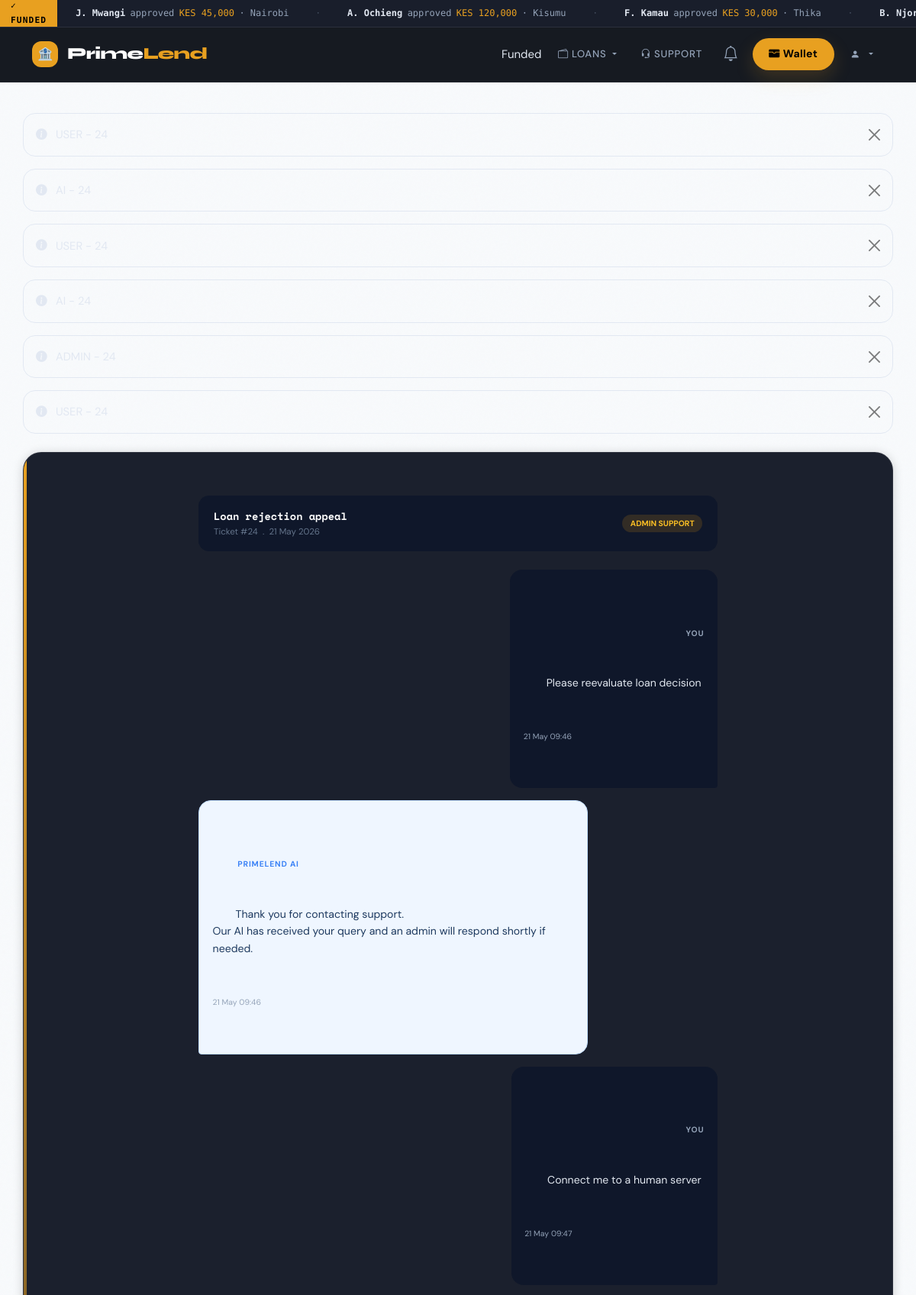
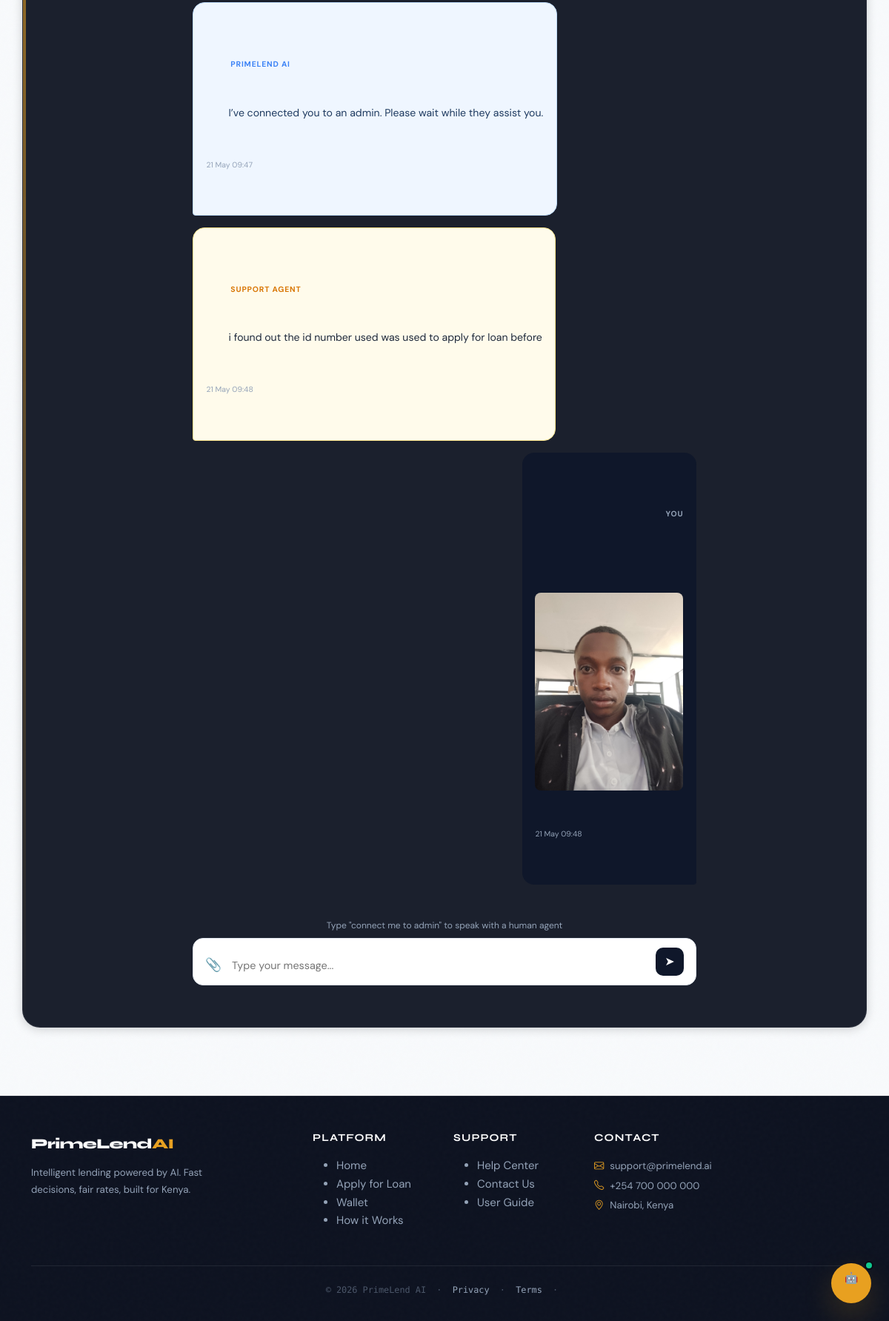
The page /support/24/chat/ (signed in) on the database its author committed (2 pictures, top to bottom).
### loans/models.py (models this page shows, shortened)
class LoanApplication(models.Model):
    user = models.ForeignKey(User, on_delete=models.CASCADE)
    full_name = models.CharField(max_length=100)
    age = models.IntegerField()
    employment_status = models.CharField(max_length=50)
    monthly_income = models.FloatField()
    repayment_period = models.IntegerField(help_text="Months")
    credit_history = models.IntegerField(help_text="0 = Bad, 1 = Good")
    qualified_amount = models.DecimalField(max_digits=12, decimal_places=2, null=True, blank=True)
    id_number = models.CharField(max_length=20)
    id_document_front = models.FileField(
    upload_to='ids/front/',
    null=True,
    blank=True
)
    id_document_back = models.FileField(
        upload_to='ids/back/',
        null=True,
        blank=True
)
    reason_for_loan = models.TextField()
    documents_verified = models.BooleanField(default=False)
    kyc_face_verified = models.BooleanField(null=True, blank=True)
    kyc_confidence    = models.FloatField(null=True, blank=True)
    ai_explanation    = models.JSONField(null=True, blank=True)
    risk_level        = models.CharField(max_length=10, blank=True, default="")
    kyc_selfie        = models.ImageField(upload_to='kyc/selfies/', null=True, blank=True)
    id_authentic          = models.BooleanField(null=True, blank=True)
    id_authenticity_score = models.FloatField(null=True, blank=True)
    id_authenticity_notes = models.TextField(blank=True, default="")
    mrz_valid             = models.BooleanField(null=True, blank=True)
    ela_score             = models.FloatField(null=True, blank=True)
    status = models.CharField(
        max_length=20,
        choices=STATUS_CHOICES,
        default='Pending'
    )
    created_at = models.DateTimeField(auto_now_add=True)
    approved_at = models.DateTimeField(null=True, blank=True)
    admin_approved = models.BooleanField(default=False)
    approved_by    = models.ForeignKey(User, null=True, blank=True, on_delete=models.SET_NULL, related_name="approved_loans")
    funded = models.BooleanField(default=False)
    funded_at = models.DateTimeField(null=True, blank=True)
    terms_accepted = models.BooleanField(default=False)
    fraud_score = models.FloatField(default=0.0)
    fraud_flag = models.BooleanField(default=False)
    predicted_probability = models.FloatField(default=0.0)
    rejection_reason = models.TextField(blank=True, null=True)
    risk_reasons = models.JSONField(null=True, blank=True)
    previous_loan_count = models.IntegerField(default=0)
    on_time_repayment_count = models.IntegerField(default=0)
    last_default_flag = models.BooleanField(default=False)
    processing_fee = models.PositiveIntegerField(default=10)
    processing_fee_paid = models.BooleanField(default=False)
    disbursed = models.BooleanField(default=False)
    interest_rate = models.DecimalField(
        max_digits=5,
        decimal_places=2,
        default=10.00   # 10% default
    )
    amount_remaining = models.DecimalField(max_digits=10, decimal_places=2,default=0)
    fully_repaid = models.BooleanField(default=False)

### helpdesk/models.py (models this page shows, shortened)
class Message(models.Model):
    SENDER_CHOICES = (
        ('USER', 'User'),
        ('AI', 'AI'),
        ('ADMIN', 'Admin'),
    )
    ticket = models.ForeignKey(SupportTicket, related_name='messages', on_delete=models.CASCADE)
    sender = models.CharField(max_length=10, choices=SENDER_CHOICES)
    text = models.TextField(blank=True)
    image = models.ImageField(upload_to='support/', blank=True, null=True)
    created_at = models.DateTimeField(auto_now_add=True)
    def __str__(self):
        return f"{self.sender} - {self.ticket.id}"

class SupportTicket(models.Model):
    STATUS_CHOICES = (
        ('OPEN', 'Open'),
        ('AI', 'AI Responded'),
        ('ADMIN', 'Admin Responded'),
        ('CLOSED', 'Closed'),
    )
    user = models.ForeignKey(User, on_delete=models.CASCADE)
    subject = models.CharField(max_length=255)
    status = models.CharField(max_length=20, choices=STATUS_CHOICES, default='OPEN')
    created_at = models.DateTimeField(auto_now_add=True)
    rating = models.IntegerField(null=True, blank=True)  # 1-5 stars
    rating_comment = models.TextField(blank=True, default='')

### helpdesk/views.py (the view, shortened to what this page needs)
# urls.py: path('support/<int:ticket_id>/chat/', views.ticket_chat, name='ticket_chat'),
@login_required
def ticket_chat(request, ticket_id):
    ticket = get_object_or_404(SupportTicket, id=ticket_id, user=request.user)
    return render(request, 'helpdesk/chat.html', {
        'ticket': ticket,
        'messages': ticket.messages.order_by('created_at')
    })

### helpdesk/templates/helpdesk/chat.html (shortened to what this page needs)
{% extends "base.html" %}
{% block content %}
<div class="chat-layout">
  <div class="chat-header">
    <div>
      <div class="chat-title">{{ ticket.subject }}</div>
      <div class="chat-meta">Ticket #{{ ticket.id }} &nbsp;.&nbsp; {{ ticket.created_at|date:"d M Y" }}</div>
    </div>
    <span class="status-pill {% if ticket.status == 'AI' %}pill-ai{% elif ticket.status == 'ADMIN' %}pill-admin{% elif ticket.status == 'CLOSED' %}pill-closed{% else %}pill-open{% endif %}">
      {% if ticket.status == 'AI' %}AI Support{% elif ticket.status == 'ADMIN' %}Admin Support{% elif ticket.status == 'CLOSED' %}Resolved{% else %}Open{% endif %}
    </span>
  </div>
  <div class="messages-area" id="msgArea">
    {% for msg in messages %}
    <div class="msg-row {{ msg.sender|lower }}">
      <div class="bubble">
        <div class="bubble-label">
          {% if msg.sender == 'USER' %}You{% elif msg.sender == 'AI' %}PrimeLend AI{% else %}Support Agent{% endif %}
        </div>
        {{ msg.text }}
        {% if msg.image %}<img src="{{ msg.image.url }}" alt="attachment">{% endif %}
        <div class="bubble-time">{{ msg.created_at|date:"d M H:i" }}</div>
      </div>
    </div>
    {% endfor %}
  </div>
  {% if ticket.status == 'CLOSED' %}
  <div style="background:#fff;border:1px solid #e2e8f0;border-radius:16px;padding:1.5rem;text-align:center;margin-bottom:1rem;">
    <div style="font-size:2rem;margin-bottom:.5rem;">&#10003;</div>
    <div style="font-weight:700;color:#0f172a;margin-bottom:.25rem;">Ticket Resolved</div>
    <div style="font-size:.82rem;color:#64748b;margin-bottom:1rem;">This ticket has been closed by our support team.</div>
    <a href="{% url 'create_ticket' %}" style="background:#0f172a;color:#fff;padding:.5rem 1.25rem;border-radius:99px;font-size:.82rem;font-weight:700;text-decoration:none;">New Ticket</a>
  </div>
  {% if ticket.rating %}
  <div style="background:#f8fafc;border:1px solid #e2e8f0;border-radius:14px;padding:1rem;text-align:center;">
    <div style="font-size:.72rem;font-weight:700;text-transform:uppercase;color:#64748b;margin-bottom:.4rem;">Your Rating</div>
    <div style="color:#f59e0b;font-size:1.2rem;">{% for i in "12345" %}{% if forloop.counter <= ticket.rating %}&#9733;{% else %}&#9734;{% endif %}{% endfor %}</div>
    {% if ticket.rating_comment %}<p style="font-size:.8rem;color:#64748b;margin-top:.3rem;">{{ ticket.rating_comment }}</p>{% endif %}
  </div>
  {% else %}
  <div style="background:#f8fafc;border:1px solid #e2e8f0;border-radius:14px;padding:1.25rem;">
    <div style="font-size:.72rem;font-weight:700;text-transform:uppercase;color:#64748b;margin-bottom:.75rem;">Rate This Experience</div>
    <form method="POST" action="{% url 'rate_ticket' ticket.id %}">
      {% csrf_token %}
      <div style="display:flex;gap:.4rem;justify-content:center;margin-bottom:.75rem;">
        {% for i in "12345" %}
        <button type="button" class="star-btn" data-val="{{ forloop.counter }}" onclick="setRating({{ forloop.counter }})">&#9733;</button>
        {% endfor %}
      </div>
      <input type="hidden" name="rating" id="ratingInput">
      <textarea name="comment" style="width:100%;border:1.5px solid #e2e8f0;border-radius:10px;padding:.6rem .9rem;font-size:.85rem;font-family:inherit;outline:none;resize:none;margin-bottom:.75rem;" placeholder="Tell us about your experience (optional)" rows="2"></textarea>
      <div style="text-align:center;">
        <button type="submit" id="submitRating" disabled style="background:#0f172a;color:#fff;border:none;padding:.55rem 1.4rem;border-radius:99px;font-size:.82rem;font-weight:700;cursor:pointer;opacity:.5;">Submit Rating</button>
      </div>
    </form>
  </div>
  {% endif %}
  {% else %}
  <div class="tip-bar">Type "connect me to admin" to speak with a human agent</div>
  <form method="POST" enctype="multipart/form-data" id="chatForm">
    <div class="input-area">
      <label for="attachInput" style="color:#94a3b8;cursor:pointer;font-size:1.1rem;" title="Attach">&#128206;</label>
      <textarea name="message" id="msgInput" class="msg-input" placeholder="Type your message..." rows="1"
        onkeydown="if(event.key==='Enter'&&!event.shiftKey){event.preventDefault();document.getElementById('chatForm').submit();}"></textarea>
      <button type="submit" class="send-btn">&#10148;</button>
    </div>
  </form>
  {% endif %}
</div>
{% endblock %}

### templates/base.html (shortened to what this page needs)
<!DOCTYPE html>
{% load static %}
<html lang="en">
<head>
<link rel="stylesheet" href="https://cdn.jsdelivr.net/npm/bootstrap@5.3.2/dist/css/bootstrap.min.css">
<link rel="stylesheet" href="https://cdn.jsdelivr.net/npm/bootstrap-icons@1.11.1/font/bootstrap-icons.css">
<link rel="stylesheet" href="{% static 'css/base.css' %}">
</head>
<body>
<div class="pl-ticker">
  <div class="pl-ticker-label">✓ Funded</div>
  <div class="pl-ticker-scroll">
    <div class="pl-ticker-track" id="tickerTrack"></div>
  </div>
</div>
<nav class="navbar navbar-expand-lg navbar-dark" id="mainNav">
  <div class="container">
    <a class="navbar-brand" href="{% url 'home' %}">
      <div class="brand-icon">🏦</div>
      <span>Prime<span style="color: var(--gold);">Lend</span></span>
    </a>
    <div class="collapse navbar-collapse" id="navbarNav">
      <ul class="navbar-nav ms-auto align-items-center gap-1">
        {% if user.is_authenticated %}
          {% with latest_loan=user.loanapplication_set.last %}
          {% if latest_loan %}
          <li class="nav-item me-1">
            <a href="{% url 'loan_list' %}" class="nav-loan-pill">
              {{ latest_loan.status }}
            </a>
          </li>
          {% endif %}
          {% endwith %}
          <li class="nav-item dropdown">
            <a class="nav-link dropdown-toggle" href="#" role="button" data-bs-toggle="dropdown">
              <i class="bi bi-wallet2 me-1"></i>Loans
            </a>
          </li>
          <li class="nav-item">
            <a class="nav-link" href="{% url 'create_ticket' %}">
              <i class="bi bi-headset me-1"></i>Support
            </a>
          </li>
          <li class="nav-item">
            <a href="{% url 'notifications' %}" class="nav-link position-relative" style="padding:0.4rem 0.6rem!important;">
              <i class="bi bi-bell fs-5"></i>
            </a>
          </li>
          <li class="nav-item ms-1">
            <a href="{% url 'wallet_dashboard' %}" class="btn btn-primary btn-sm">
              <i class="bi bi-wallet-fill me-1"></i>Wallet
            </a>
          </li>
          <li class="nav-item dropdown ms-1">
            <a class="nav-link dropdown-toggle d-flex align-items-center gap-2 p-1" href="#" role="button" data-bs-toggle="dropdown">
              <span class="nav-avatar">
                {% if user.profile.kyc_selfie %}
                  <img src="{{ user.profile.kyc_selfie.url }}" alt="">
                {% else %}
                  <i class="bi bi-person-fill" style="font-size:0.75rem;"></i>
                {% endif %}
              </span>
            </a>
          </li>
        {% else %}
          <li class="nav-item"><a class="nav-link" href="{% url 'login' %}">Login</a></li>
          <li class="nav-item ms-1">
            <a href="{% url 'register' %}" class="btn btn-primary btn-sm">Get Started</a>
          </li>
        {% endif %}
      </ul>
    </div>
  </div>
</nav>
<div class="container main-container page-enter">
  {% if messages %}
  <div class="mb-4">
    {% for message in messages %}
    <div class="alert alert-{{ message.tags }} alert-dismissible fade show" role="alert">
      <i class="bi bi-info-circle-fill"></i>
      <span>{{ message }}</span>
      <button type="button" class="btn-close ms-auto" data-bs-dismiss="alert"></button>
    </div>
    {% endfor %}
  </div>
  {% endif %}
  <div class="content-card">
    {% block content %}{% endblock %}
  </div>
</div>
<footer>
  <div class="container">
    <div class="row g-4">
      <div class="col-lg-4 col-md-6">
        <div style="font-family:'Syne',sans-serif;font-size:1.2rem;font-weight:800;color:#fff;letter-spacing:-0.03em;margin-bottom:0.75rem;">
          PrimeLend<span style="color:var(--gold)">AI</span>
        </div>
        <p style="font-size:0.83rem;color:var(--text-2);line-height:1.7;max-width:280px;">
          Intelligent lending powered by AI. Fast decisions, fair rates, built for Kenya.
        </p>
      </div>
      <div class="col-lg-2 col-md-3 col-6">
        <h5>Platform</h5>
        <ul>
          <li><a href="{% url 'home' %}">Home</a></li>
          <li><a href="{% url 'loan_apply' %}">Apply for Loan</a></li>
          <li><a href="{% url 'wallet_dashboard' %}">Wallet</a></li>
          <li><a href="{% url 'loan_tutorial' %}">How it Works</a></li>
        </ul>
      </div>
      <div class="col-lg-2 col-md-3 col-6">
        <h5>Support</h5>
        <ul>
          <li><a href="{% url 'create_ticket' %}">Help Center</a></li>
          <li><a href="{% url 'create_ticket' %}">Contact Us</a></li>
          <li><a href="{% url 'loan_tutorial' %}">User Guide</a></li>
        </ul>
      </div>
      <div class="col-lg-4 col-md-6">
        <h5>Contact</h5>
        <p style="font-size:0.83rem;color:var(--text-2);line-height:2;">
          <i class="bi bi-envelope me-2" style="color:var(--gold);"></i>support@primelend.ai<br>
          <i class="bi bi-telephone me-2" style="color:var(--gold);"></i>+254 700 000 000<br>
          <i class="bi bi-geo-alt me-2" style="color:var(--gold);"></i>Nairobi, Kenya
        </p>
      </div>
    </div>
    <div class="footer-bottom">
      &copy; {% now "Y" %} PrimeLend AI &nbsp;·&nbsp; <a href="#">Privacy</a> &nbsp;·&nbsp; <a href="#">Terms</a> &nbsp;·&nbsp;
    </div>
  </div>
</footer>
<button class="pl-chat-fab" id="chatFab" title="Ask PrimeLend AI" aria-label="Open chat assistant">
  🤖<span class="pl-chat-ping"></span>
</button>
</body>
</html>

### rows shown on the page
LoanApplication: status "Funded"
Message: sender "YOU", text "Please reevaluate loan decision", created_at "21 May 09:46"
Message: sender "PRIMELEND AI", text "Thank you for contacting support. Our AI has received your query and an admin will respond shortly if needed.", created_at "21 May 09:46"
Message: sender "YOU", text "Connect me to a human server", created_at "21 May 09:47"
Message: sender "PRIMELEND AI", text "I’ve connected you to an admin. Please wait while they assist you.", created_at "21 May 09:47"
Message: sender "SUPPORT AGENT", text "i found out the id number used was used to apply for loan before", created_at "21 May 09:48"
Message: sender "YOU", image (picture), created_at "21 May 09:48"
SupportTicket: subject "Loan rejection appeal", id "24", created_at "21 May 2026"
